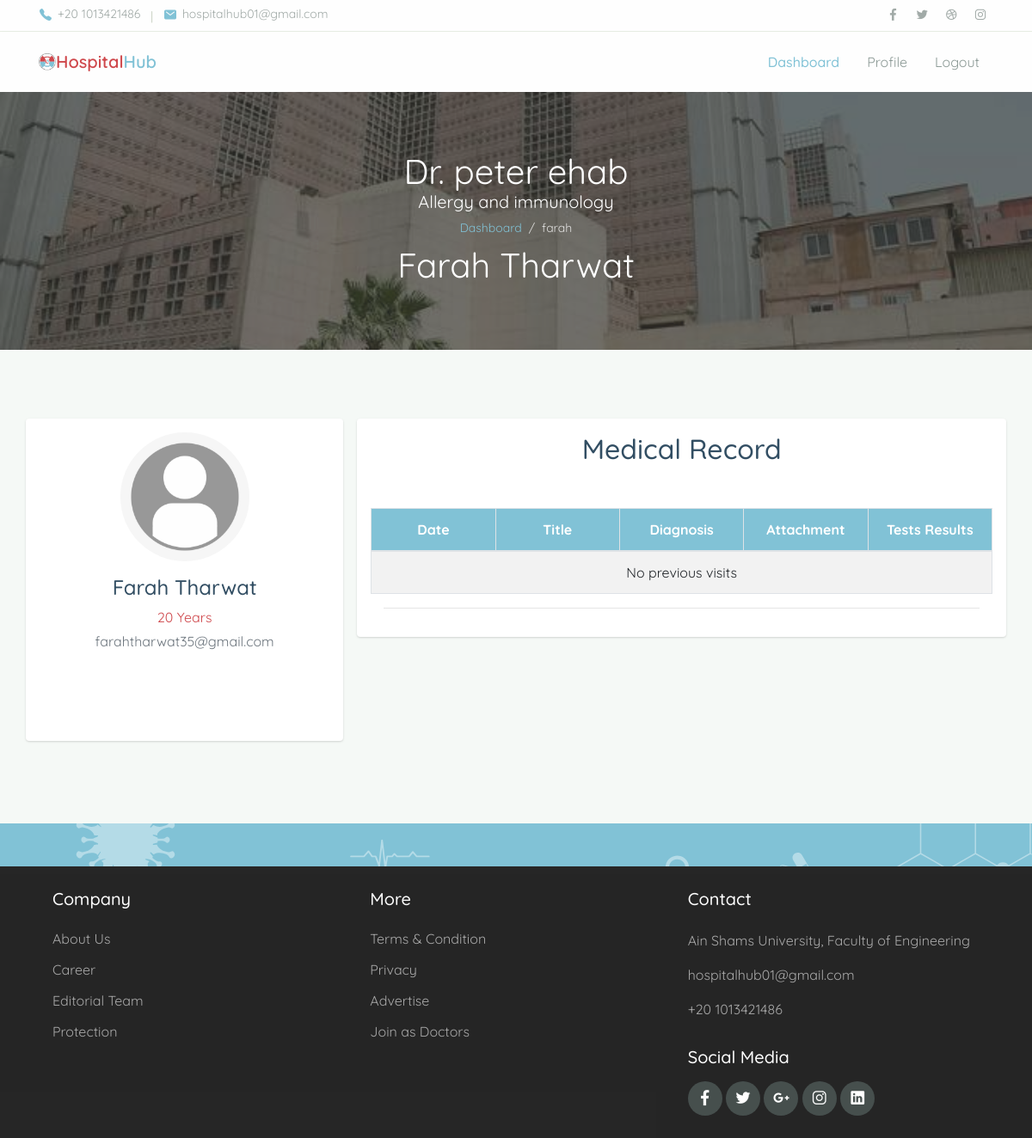
Page /h/Doctor/ViewRecord/farah (signed in) on the earlier database version.
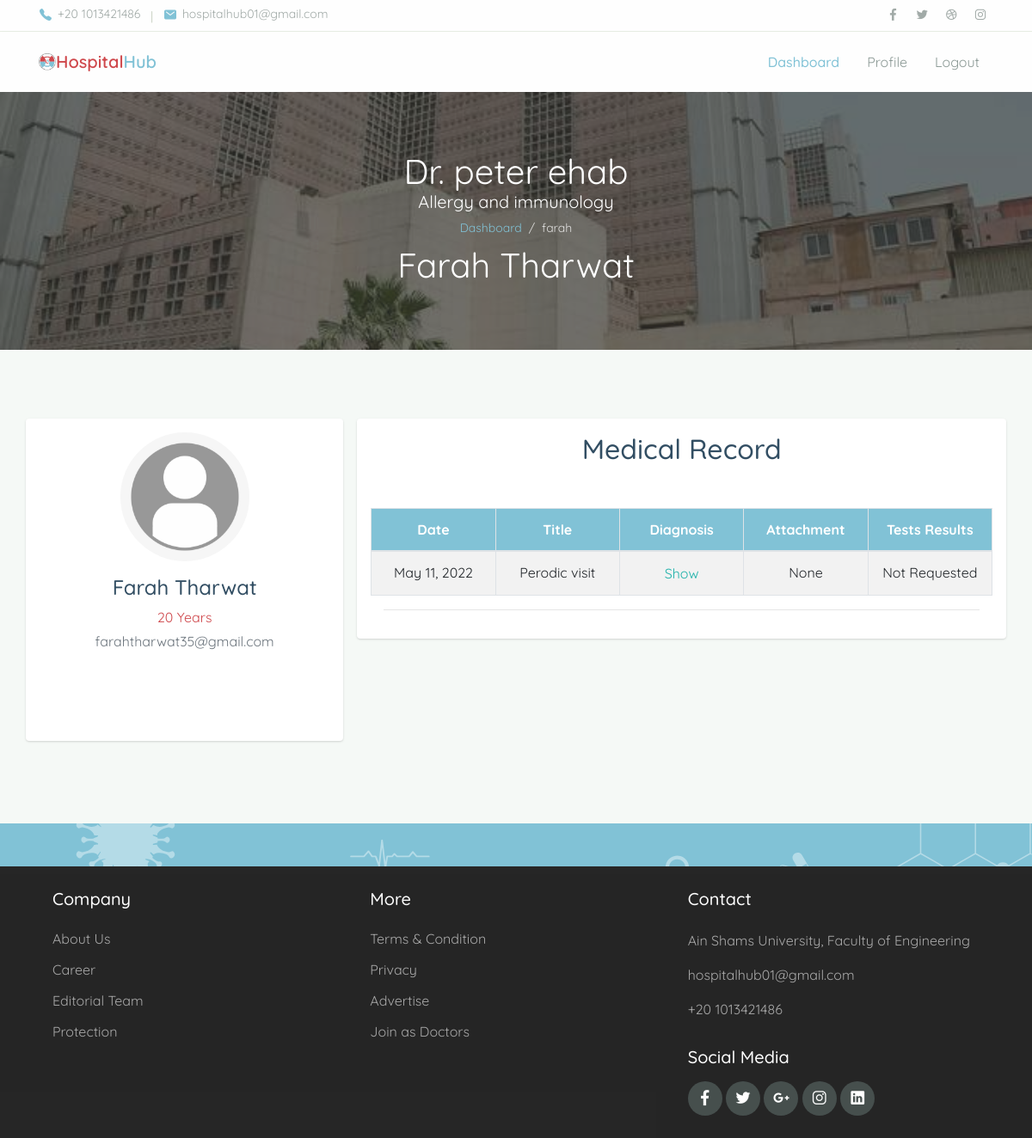
Same page on the later database version.
### hospital_hub/models.py (models this page shows, shortened)
class AppointmentDocument(models.Model):
    appointment = models.ForeignKey(
    Appointment, on_delete=models.CASCADE, related_name="document")
    title = models.CharField(max_length=100)
    attachment = models.FileField(null=True, blank=True)
    diagnosis = models.TextField()
    disease = models.CharField(max_length=100)

class Appointment(models.Model):
    doctor = models.ForeignKey(
        Doctor, on_delete=models.CASCADE, related_name="appointments")
    patient = models.ForeignKey(
        Patient, on_delete=models.CASCADE, related_name="appointments")
    schedule = models.ForeignKey(
        Schedule, null=True,on_delete=models.SET_NULL, related_name="appointments")
    status = models.ForeignKey(AppointmentStatus, on_delete=models.SET_NULL,null=True,blank=True,default=None)
    patient_no = models.IntegerField()
    appt_date = models.DateField()

### hospital_hub/views.py (the view, shortened to what this page needs)
# urls.py: path('Doctor/ViewRecord/<str:patient_name>', views.Doctor.DoctorViewRecord,
    def DoctorViewRecord(request, patient_name):
        print("view")
        if not request.user.is_authenticated:
            return HttpResponseRedirect(reverse('login'))
        elif not request.user.is_doctor:
            logout(request)
            return HttpResponseRedirect(reverse('login'))
        status_done    = AppointmentStatus.objects.get(status="done")
        status_pending = AppointmentStatus.objects.get(status="pending")
        status_booked  = AppointmentStatus.objects.get(status="booked")
        tests_list     = MedicalTestType.objects.all()
        patient_user = User.objects.filter(username=patient_name).first()
        patient = PatientModel.objects.filter(my_account=patient_user).first()
        doctor = DoctorModel.objects.filter(my_account=request.user).first()
        this_appointment = Appointment.objects.filter(
            doctor=doctor, patient=patient, appt_date=datetime.datetime.today()).first()
        is_new =False;
        if this_appointment is not None:
            if this_appointment.status==status_booked or this_appointment.status==None:
                is_new=True
        appointments = Appointment.objects.filter(patient=patient,doctor=doctor)
        docs_with_tests = []
        for apt in appointments:
            document = apt.document.first();
            if document != None:
                test = document.tests.all().first()
                docs_with_tests.append([document,test])
        return render(request, "hospital_hub/Doctor/doctor_viewRecord.html", {
            "is_new": is_new,
            "patient": patient_user,
            "doctor": doctor,
            "documents": docs_with_tests,
            "test_types":tests_list,
        })

### hospital_hub/models.py (called while the page is built)
    def __str__(self):
        return self.name

    def __str__(self):
        return self.type

    @property
    def is_doctor(self):
        return self.doctor

### hospital_hub/templates/hospital_hub/Doctor/doctor_ViewRecord.html (shortened to what the changed rows need)
<!DOCTYPE html>
<html lang="en">
{% load static %}
<head>
    <link rel="stylesheet" href="https://cdnjs.cloudflare.com/ajax/libs/normalize/5.0.0/normalize.min.css">
    <link rel="stylesheet" href="{% static 'hospital_hub/assets/css/maicons.css'%}">
    <link rel="stylesheet" href="{% static 'hospital_hub/assets/css/bootstrap.css'%}">
    <link rel="stylesheet" href="{% static 'hospital_hub/assets/vendor/owl-carousel/css/owl.carousel.css'%}">
    <link rel="stylesheet" href="{% static 'hospital_hub/assets/vendor/animate/animate.css'%}">
    <link rel="stylesheet" href="https://cdnjs.cloudflare.com/ajax/libs/font-awesome/4.7.0/css/font-awesome.min.css">
    <link rel="stylesheet" href="https://maxcdn.bootstrapcdn.com/bootstrap/4.1.3/css/bootstrap.min.css">
    <link rel="stylesheet" href="{% static 'hospital_hub/assets/css/theme.css'%}">
    <link rel='stylesheet' href='https://ajax.googleapis.com/ajax/libs/jqueryui/1.11.4/themes/smoothness/jquery-ui.css'>
    <link rel="stylesheet" href="{% static 'hospital_hub/assets/css/patient_profile.css'%}">
</head>
<body>
    <div class="page-banner overlay-dark bg-image"
         style="background-image: url(../../../static/hospital_hub/assets/img/bg_image_1.jpg);">
        <div class="banner-section">
            <div class="container text-center wow fadeInUp">
                <h1 class="font-weight-normal" style="margin-bottom:0px;"> Dr. {{request.user.full_name}} </h1>
                <h1 class="font-weight-normal">{{patient.full_name}}</h1>
            </div>
        </div>
    </div>
    <div class="page-section bg-light">
        <div class="container">
            <div class="row justify-content-center">
                <div class="col-lg-12">
                    <div class="row">
                        <div class="row gutters-sm">
                            <div class="col-md-8 ">
                                <div class="card mb-3">
                                    <div class="card2-body ">
                                        <section id="working-time" class="">
                                            <div class="container">
                                                       <div class="row" style="display:block;">
                                                    <div class="flex-container" id="books-table">
                                                        <h2 style="text-align: center; margin-bottom:50px;">Medical Record</h2>
                                                        <table class="table table-bordered table-striped table-responsive-stack" id="books"
                                                               style="text-align:center;table-layout:fixed">
                                                            <thead class="thead" style="background-color:#81C2D6; color:white;" >
                                                                <tr>
                                                                    <th>Date</th>
                                                                    <th>Title</th>
                                                                    <th>Diagnosis</th>
                                                                    <th>Attachment</th>
                                                                    <th>Tests Results</th>
                                                                </tr>
                                                            </thead>
                                                            <tbody>
                                                                {%for doc, test in documents%}
                                                                <tr >
                                                                    <td>{{doc.appointment.appt_date}}</td>
                                                                    <td>{{doc.title}}</td>
                                                                    <td>
                                                                        <button type="button" data-toggle="modal" class="link"
                                                                                style="border:none; color:lightseagreen;background:none" data-target="#diagnosis_{{doc.id}}">
                                                                            Show
                                                                        </button>
                                                                    </td>
                                                                    {% if doc.attachment%}
                                                                    <td> <a href="{{doc.attachment.url}}">link</a></td>
                                                                    {% else %}
                                                                    <td>None</td>
                                                                    {%endif%}
                                                                    {%if not test %}
                                                                    <td>Not Requested</td>
                                                                    {%elif not test.result%}
                                                                    <td>Pending</td>
                                                                    {%else%}
                                                                    <td> <a href="{{test.result.url}}">{{test.type}}</a> </td>
                                                                    {%endif%}
                                                                </tr>
                                                                {%empty%}
                                                                <tr>
                                                                    <td colspan="5">No previous visits</td>
                                                                </tr>
                                                                {%endfor%}
                                                            </tbody>
                                                        </table>
                                                    </div>
                                                </div>
                                            </div>
                                            </section>
                                </div>
                            </div>
                        </div>
                    </div>
                </div>
            </div>
        </div>
    </div>
    </div>
</body>
</html>

Differences in the rows shown:
added AppointmentDocument: appointment.appt_date "May 11, 2022", title "Perodic visit", attachment "None"
Other differences:
text no longer shown: "No previous visits"
